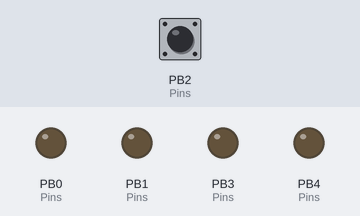
Recording of a sketch running on a simulated ATtiny85, built with avr-gcc and run on an emulated ATtiny85. Shown: output pins drawn as LEDs (lit = HIGH). The inputs (shaded band) are chosen by the test bench; at power-on: PB2 (Pins) HIGH. Sleep ends after the set time or at an interrupt.

Above: at 6.2 s.
6.3 s: PB2 (Pins) pulled LOW for 1 s
At 7.6 s:
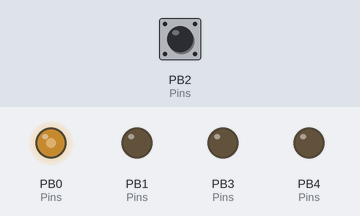
8.8 s: PB2 (Pins) pulled LOW for 0.15 s
At 10.1 s:
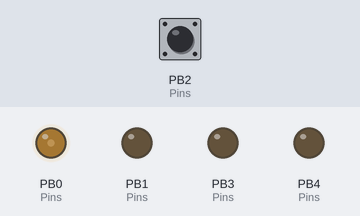
10.6 s: PB2 (Pins) pulled LOW for 3.2 s
Timing chart, 0 to 11.7 s (numbered marks = the images above; inputs shaded):
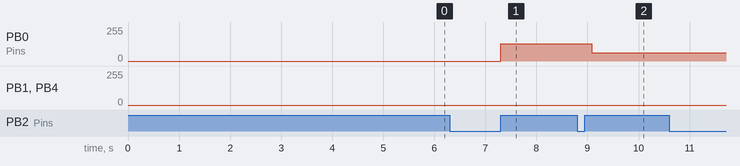

The sketch:

tiny85_watch.ino
```cpp
#include <avr/sleep.h>
#include <avr/power.h>

const int now = 1547;                     // To set the time; eg 15:47
const int Tickspersec = 250;              // Ticks per second

volatile byte Ticks = 0;
volatile unsigned long Secs = (unsigned long)((now/100) * 60 + (now%100)) * 60;
volatile int Timeout;
volatile byte Cycle = 0;
volatile boolean DisplayOn = false;
volatile int Step;                        // For setting time

volatile int Hours = 0;                   // From 0 to 11
volatile int Minutes = 0;                 // Actual minutes (0-59)

volatile boolean TimeAdvancing = false;   // flag to track time adjustment mode
volatile byte BlinkCount = 0;             // Counter for LED blinks
volatile boolean MinuteLEDState = false;  // Current state of minute LED
volatile byte BlinkPhase = 0;            // To control blink timing

// Pin assignments
int Pins[5][5] = {{-1, 10, -1,  2,  0 },
                  {11, -1, -1,  3,  7 },
                  {-1, -1, -1, -1, -1 },
                  { 1,  9, -1, -1,  5 },
                  { 6,  8, -1,  4, -1 } };

// Display multiplexer
void DisplayNextRow() {
  Cycle++;
  byte row = Cycle & 0x03;
  if (row > 1) row++;    // Skip PB2
  byte bits = 0;
  for (int i=0; i<5; i++) {
    if (Hours == (Minutes/5)) { //when hours and minutes LEDs overlap
      if (MinuteLEDState && ((Minutes/5) == Pins[row][i])) bits |= 1<<i; //show only the minutes
    } else {
      if (Hours == Pins[row][i]) bits |= 1<<i;
      if (MinuteLEDState && ((Minutes/5) == Pins[row][i])) bits |= 1<<i;
    }

  }
  DDRB = 1<<row | bits;
  PORTB = bits | 0x04;         // Keep PB2 high
}

// Timer/Counter0 interrupt - multiplexes display and counts ticks
ISR(TIM0_COMPA_vect) {
  Ticks++;
  if (Ticks == Tickspersec) {
    Ticks = 0;
    Secs++;
  }
  if (!DisplayOn) return;

  // Handle minute LED blinking for normal display
  if (DisplayOn && !TimeAdvancing && BlinkCount < (Minutes % 5)+1) {
    BlinkPhase++;
    if (BlinkPhase == Tickspersec/4) {  // ON phase
      MinuteLEDState = true;
    } else if (BlinkPhase == Tickspersec/2) {  // OFF phase
      MinuteLEDState = false;
      BlinkPhase = 0;
      BlinkCount++;
    }
  }

  // Handle display during time adjustment
  if (TimeAdvancing) {
    MinuteLEDState = true;  // Keep the minute LED steady during adjustment
  }

  DisplayNextRow();
  Timeout--;
  if (Timeout != 0) return;

  if (PINB & 1<<PINB2) {
    // If button is now up, turn off display and time adjustment
    DDRB = 0;                     // Blank display - all inputs
    PORTB = 0xFF;                 // All pullups on
    DisplayOn = false;
    TimeAdvancing = false;        // Reset time adjustment mode
  } else {
    // If button is still down, set time
    TimeAdvancing = true;         // Enter time adjustment mode
    Timeout = Tickspersec/2;      // Half second delay
    Secs = (unsigned long)(Secs + 300);
    // 5 minutes during adjustment
    Minutes = (((Secs + 59)/60) / 5 * 5) % 60;
    Hours = (unsigned long)((Secs+3599)/3600)%12;
  }
}

// Push button interrupt
ISR(INT0_vect) {
  // Turn on display
  Timeout = Tickspersec*4;        // Display for 4 secs
  DisplayOn = true;

  TimeAdvancing = false;          // Reset time adjustment mode
  Minutes = ((Secs + 59)/60) % 60;
  Hours = (unsigned long)((Secs+3599)/3600)%12;

  BlinkCount = 0;                 // Reset blink counter
  MinuteLEDState = false;         // Start with LED off
  BlinkPhase = 0;                 // Reset blink phase
}

// Setup and loop
void setup() {
  // Wait for 5 secs before reducing clock speed
  delay(5000);

  // Slow down clock by factor of 256 to save power
  CLKPR = 1<<CLKPCE;
  CLKPR = 4<<CLKPS0;

  // Set up button
  PORTB = 0xFF;                 // All pullups on
  MCUCR = MCUCR | 2<<ISC00;     // Interrupt on falling edge
  GIMSK = 1<<INT0;              // Enable INT0 interrupt

  // Set up Timer/Counter0 to multiplex the display
  TCCR0A = 2<<WGM00;            // CTC mode; count up to OCR0A
  TCCR0B = 0<<WGM02 | 2<<CS00;  // Divide by 8 = 62500Hz
  OCR0A = 240;                  // Divide by 250 -> 250Hz
  TIMSK = TIMSK | 1<<OCIE0A;    // Enable compare match interrupt

  // Disable what we don't need to save power
  ADCSRA &= ~(1<<ADEN);         // Disable ADC
  PRR = 1<<PRUSI | 1<<PRADC | 1<<PRTIM1;  // Turn off clocks
  set_sleep_mode(SLEEP_MODE_IDLE);
}

void loop() {
  sleep_enable();
  sleep_cpu();                  // Go back to idle after each interrupt
}
```

Measured:
- after the input at 6.3 s, PB0 (Pins): 0/255 → 128/255 after 1.0 s
- after the input at 8.8 s, PB0 (Pins): 128/255 → 62/255 after 0.28 s
